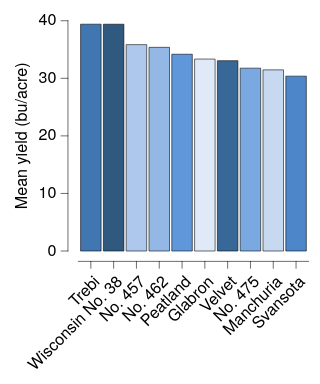

Vega-Lite specification stored for this chart:
### Vega-Lite specification from a JSON file in a GitHub repository (floating-point values rounded to 4 significant figures)
{"background": null, "config": {"arc": {"fill": "#DBDBDB", "fillOpacity": 1.0, "innerRadius": 25.0, "padAngle": 0.03, "stroke": "black", "strokeOpacity": 1, "strokeWidth": 0.25}, "area": {"fill": "#DBDBDB", "fillOpacity": 1.0, "stroke": "black", "strokeOpacity": 1, "strokeWidth": 0.25}, "axis": {"domain": true, "domainCap": "round", "domainColor": "black", "domainWidth": 0.25, "grid": false, "gridCap": "round", "gridColor": "#F1F1F1", "gridDash": [0, 0], "gridOpacity": 1.0, "gridWidth": 0.25, "labelColor": "black", "labelFont": "Helvetica Neue, HelveticaNeue, Helvetica, Arial, sans-serif", "labelFontSize": 7, "labelFontStyle": "normal", "labelFontWeight": 400, "offset": 4.5, "ticks": true, "tickCap": "round", "tickColor": "black", "tickRound": false, "tickSize": 3, "tickWidth": 0.25, "titleColor": "black", "titleFont": "Helvetica Neue, HelveticaNeue, Helvetica, Arial, sans-serif", "titleFontSize": 7, "titleFontStyle": "normal", "titleFontWeight": 400}, "axisX": {"domain": true, "labelAlign": "right", "labelAngle": 315, "labels": true, "ticks": true, "translate": 0}, "axisY": {"domain": true, "labelAlign": "right", "labelAngle": 0, "labels": true, "ticks": true, "translate": 0}, "axisRight": {"domain": true, "labelAlign": "left", "labelAngle": 0, "labels": true, "ticks": true, "translate": 0}, "axisTop": {"domain": true, "labelAlign": "left", "labelAngle": 45, "labels": true, "ticks": true, "translate": 0}, "axisBand": {"tickOffset": 0}, "bar": {"fill": "#DBDBDB", "fillOpacity": 1.0, "stroke": "black", "strokeOpacity": 1, "strokeWidth": 0.25}, "boxplot": {"size": 9.0, "ticks": {"cornerRadius": 0.25, "fill": "black", "opacity": 1, "size": 4.5, "thickness": 0.25}, "box": {"fillOpacity": 1.0, "stroke": "black", "strokeOpacity": 1, "strokeWidth": 0.25}, "median": {"cornerRadius": 0, "fill": "black", "fillOpacity": 1.0, "opacity": 1, "size": 9.0, "thickness": 0.25}, "rule": {"fill": "black", "fillOpacity": 1.0, "size": 10.0, "stroke": "black", "strokeDash": [0, 0], "strokeOpacity": 1, "strokeWidth": 0.25}, "outliers": {"color": "black", "fill": "black", "fillOpacity": 1.0, "size": 0, "stroke": "black", "strokeOpacity": 1, "strokeWidth": 0.25}}, "circle": {"fill": "black", "fillOpacity": 1.0, "size": 1.25, "stroke": null, "strokeOpacity": 1, "strokeWidth": 0.25}, "errorband": {"band": {"fillOpacity": 0.6, "stroke": null, "strokeWidth": 0.25, "strokeOpacity": 1}, "borders": {"opacity": 0, "strokeOpacity": 0.25, "strokeWidth": 1}}, "errorbar": {"opacity": 1, "rule": {"strokeDash": [0, 0], "strokeWidth": 0.25}, "ticks": {"color": "black", "cornerRadius": 0.125, "opacity": 1, "size": 6.0, "thickness": 0.25}, "thickness": 0.25}, "font": "Helvetica Neue, HelveticaNeue, Helvetica, Arial, sans-serif", "geoshape": {"fill": "#DBDBDB", "fillOpacity": 1.0, "stroke": "black", "strokeOpacity": 1, "strokeWidth": 0.25}, "header": {"labelColor": "black", "labelFont": "Helvetica Neue, HelveticaNeue, Helvetica, Arial, sans-serif", "labelFontSize": 7, "labelFontStyle": "normal", "labelFontWeight": 400, "titleColor": "black", "titleFont": "Helvetica Neue, HelveticaNeue, Helvetica, Arial, sans-serif", "titleFontSize": 7, "titleFontStyle": "normal", "titleFontWeight": 400, "titlePadding": 0}, "legend": {"disable": false, "offset": 4.5, "titlePadding": 4, "labelOffset": 2, "gradientLabelOffset": 2, "gradientLength": 50.0, "gradientThickness": 5.0, "gradientOpacity": 1.0, "gradientStrokeColor": "black", "gradientStrokeWidth": 0.25, "labelColor": "black", "labelFont": "Helvetica Neue, HelveticaNeue, Helvetica, Arial, sans-serif", "labelFontSize": 7, "labelFontStyle": "normal", "labelFontWeight": 400, "strokeColor": "black", "strokeWidth": 0, "symbolSize": 42, "symbolStrokeColor": "black", "symbolStrokeWidth": 0.25, "titleColor": "black", "titleFont": "Helvetica Neue, HelveticaNeue, Helvetica, Arial, sans-serif", "titleFontSize": 7, "titleFontStyle": "normal", "titleFontWeight": 400}, "line": {"color": "black", "stroke": "black", "strokeCap": "butt", "strokeDash": [0, 0], "strokeOpacity": 1, "strokeWidth": 0.5}, "point": {"filled": true, "fill": "#DBDBDB", "fillOpacity": 1.0, "size": 5.0, "stroke": "black", "strokeOpacity": 1, "strokeWidth": 0.25}, "range": {"category": ["#DFE9F7", "#C6D9F1", "#ADC8EC", "#94B8E6", "#7AA8E0", "#6097DA", "#4D87CA", "#4177B1", "#386898", "#2F597F", "#264A69", "#1D3A58"], "diverging": {"scheme": ["#DFE9F7", "#C6D9F1", "#ADC8EC", "#94B8E6", "#7AA8E0", "#6097DA", "#4D87CA", "#4177B1", "#386898", "#2F597F", "#264A69", "#1D3A58"]}, "heatmap": {"scheme": ["#DFE9F7", "#C6D9F1", "#ADC8EC", "#94B8E6", "#7AA8E0", "#6097DA", "#4D87CA", "#4177B1", "#386898", "#2F597F", "#264A69", "#1D3A58"]}, "ordinal": {"scheme": ["#DFE9F7", "#C6D9F1", "#ADC8EC", "#94B8E6", "#7AA8E0", "#6097DA", "#4D87CA", "#4177B1", "#386898", "#2F597F", "#264A69", "#1D3A58"]}, "ramp": {"scheme": ["#DFE9F7", "#C6D9F1", "#ADC8EC", "#94B8E6", "#7AA8E0", "#6097DA", "#4D87CA", "#4177B1", "#386898", "#2F597F", "#264A69", "#1D3A58"]}}, "rule": {"color": "black", "stroke": "black", "strokeCap": "round", "strokeDash": [2, 2], "strokeOpacity": 1, "strokeWidth": 0.25}, "scale": {"bandPaddingInner": 0.1, "bandPaddingOuter": 0.1, "round": false}, "rect": {"fill": "#DBDBDB", "fillOpacity": 1.0, "stroke": "black", "strokeOpacity": 1, "strokeWidth": 0.25}, "square": {"fill": "#DBDBDB", "fillOpacity": 1.0, "size": 10.0, "stroke": "black", "strokeOpacity": 1, "strokeWidth": 0.25}, "text": {"color": "black", "font": "Helvetica Neue, HelveticaNeue, Helvetica, Arial, sans-serif", "fontSize": 7, "fontStyle": "normal", "fontWeight": 400}, "tick": {"color": "black", "cornerRadius": 0.125, "opacity": 1.0, "size": 9.0, "thickness": 0.25}, "title": {"anchor": "middle", "frame": "group", "color": "black", "font": "Helvetica Neue, HelveticaNeue, Helvetica, Arial, sans-serif", "fontSize": 7, "fontStyle": "normal", "fontWeight": 400, "subtitleColor": "black", "subtitleFont": "Helvetica Neue, HelveticaNeue, Helvetica, Arial, sans-serif", "subtitleFontSize": "Helvetica Neue, HelveticaNeue, Helvetica, Arial, sans-serif", "subtitleFontStyle": "normal", "subtitleFontWeight": 400}, "trail": {"color": "black", "opacity": 1, "size": 0.5}, "view": {"continuousWidth": 100, "continuousHeight": 100, "discreteWidth": 100, "discreteHeight": 100, "fill": null, "stroke": null, "strokeWidth": 0.25}}, "data": {"name": "data-9cc0564cb5591205eeeca8d2429dd11b"}, "mark": {"type": "bar"}, "encoding": {"color": {"field": "variety", "legend": null, "type": "nominal"}, "x": {"field": "variety", "sort": "-y", "title": null, "type": "nominal"}, "y": {"aggregate": "mean", "field": "yield", "title": "Mean yield (bu/acre)", "type": "quantitative"}}, "$schema": "https://vega.github.io/schema/vega-lite/v6.4.1.json", "datasets": {"data-9cc0564cb5591205eeeca8d2429dd11b": [{"yield": 27.0, "variety": "Manchuria", "year": 1931, "site": "University Farm"}, {"yield": 48.87, "variety": "Manchuria", "year": 1931, "site": "Waseca"}, {"yield": 27.43, "variety": "Manchuria", "year": 1931, "site": "Morris"}, {"yield": 39.93, "variety": "Manchuria", "year": 1931, "site": "Crookston"}, {"yield": 32.97, "variety": "Manchuria", "year": 1931, "site": "Grand Rapids"}, {"yield": 28.97, "variety": "Manchuria", "year": 1931, "site": "Duluth"}, {"yield": 43.07, "variety": "Glabron", "year": 1931, "site": "University Farm"}, {"yield": 55.2, "variety": "Glabron", "year": 1931, "site": "Waseca"}, {"yield": 28.77, "variety": "Glabron", "year": 1931, "site": "Morris"}, {"yield": 38.13, "variety": "Glabron", "year": 1931, "site": "Crookston"}, {"yield": 29.13, "variety": "Glabron", "year": 1931, "site": "Grand Rapids"}, {"yield": 29.67, "variety": "Glabron", "year": 1931, "site": "Duluth"}, {"yield": 35.13, "variety": "Svansota", "year": 1931, "site": "University Farm"}, {"yield": 47.33, "variety": "Svansota", "year": 1931, "site": "Waseca"}, {"yield": 25.77, "variety": "Svansota", "year": 1931, "site": "Morris"}, {"yield": 40.47, "variety": "Svansota", "year": 1931, "site": "Crookston"}, {"yield": 29.67, "variety": "Svansota", "year": 1931, "site": "Grand Rapids"}, {"yield": 25.7, "variety": "Svansota", "year": 1931, "site": "Duluth"}, {"yield": 39.9, "variety": "Velvet", "year": 1931, "site": "University Farm"}, {"yield": 50.23, "variety": "Velvet", "year": 1931, "site": "Waseca"}, {"yield": 26.13, "variety": "Velvet", "year": 1931, "site": "Morris"}, {"yield": 41.33, "variety": "Velvet", "year": 1931, "site": "Crookston"}, {"yield": 23.03, "variety": "Velvet", "year": 1931, "site": "Grand Rapids"}, {"yield": 26.3, "variety": "Velvet", "year": 1931, "site": "Duluth"}, {"yield": 36.57, "variety": "Trebi", "year": 1931, "site": "University Farm"}, {"yield": 63.83, "variety": "Trebi", "year": 1931, "site": "Waseca"}, {"yield": 43.77, "variety": "Trebi", "year": 1931, "site": "Morris"}, {"yield": 46.93, "variety": "Trebi", "year": 1931, "site": "Crookston"}, {"yield": 29.77, "variety": "Trebi", "year": 1931, "site": "Grand Rapids"}, {"yield": 33.93, "variety": "Trebi", "year": 1931, "site": "Duluth"}, {"yield": 43.27, "variety": "No. 457", "year": 1931, "site": "University Farm"}, {"yield": 58.1, "variety": "No. 457", "year": 1931, "site": "Waseca"}, {"yield": 28.7, "variety": "No. 457", "year": 1931, "site": "Morris"}, {"yield": 45.67, "variety": "No. 457", "year": 1931, "site": "Crookston"}, {"yield": 32.17, "variety": "No. 457", "year": 1931, "site": "Grand Rapids"}, {"yield": 33.6, "variety": "No. 457", "year": 1931, "site": "Duluth"}, {"yield": 36.6, "variety": "No. 462", "year": 1931, "site": "University Farm"}, {"yield": 65.77, "variety": "No. 462", "year": 1931, "site": "Waseca"}, {"yield": 30.37, "variety": "No. 462", "year": 1931, "site": "Morris"}, {"yield": 48.57, "variety": "No. 462", "year": 1931, "site": "Crookston"}, {"yield": 24.93, "variety": "No. 462", "year": 1931, "site": "Grand Rapids"}, {"yield": 28.1, "variety": "No. 462", "year": 1931, "site": "Duluth"}, {"yield": 32.77, "variety": "Peatland", "year": 1931, "site": "University Farm"}, {"yield": 48.57, "variety": "Peatland", "year": 1931, "site": "Waseca"}, {"yield": 29.87, "variety": "Peatland", "year": 1931, "site": "Morris"}, {"yield": 41.6, "variety": "Peatland", "year": 1931, "site": "Crookston"}, {"yield": 34.7, "variety": "Peatland", "year": 1931, "site": "Grand Rapids"}, {"yield": 32.0, "variety": "Peatland", "year": 1931, "site": "Duluth"}, {"yield": 24.67, "variety": "No. 475", "year": 1931, "site": "University Farm"}, {"yield": 46.77, "variety": "No. 475", "year": 1931, "site": "Waseca"}, {"yield": 22.6, "variety": "No. 475", "year": 1931, "site": "Morris"}, {"yield": 44.1, "variety": "No. 475", "year": 1931, "site": "Crookston"}, {"yield": 19.7, "variety": "No. 475", "year": 1931, "site": "Grand Rapids"}, {"yield": 33.07, "variety": "No. 475", "year": 1931, "site": "Duluth"}, {"yield": 39.3, "variety": "Wisconsin No. 38", "year": 1931, "site": "University Farm"}, {"yield": 58.8, "variety": "Wisconsin No. 38", "year": 1931, "site": "Waseca"}, {"yield": 29.47, "variety": "Wisconsin No. 38", "year": 1931, "site": "Morris"}, {"yield": 49.87, "variety": "Wisconsin No. 38", "year": 1931, "site": "Crookston"}, {"yield": 34.47, "variety": "Wisconsin No. 38", "year": 1931, "site": "Grand Rapids"}, {"yield": 31.6, "variety": "Wisconsin No. 38", "year": 1931, "site": "Duluth"}, {"yield": 26.9, "variety": "Manchuria", "year": 1932, "site": "University Farm"}, {"yield": 33.47, "variety": "Manchuria", "year": 1932, "site": "Waseca"}, {"yield": 34.37, "variety": "Manchuria", "year": 1932, "site": "Morris"}, {"yield": 32.97, "variety": "Manchuria", "year": 1932, "site": "Crookston"}, {"yield": 22.13, "variety": "Manchuria", "year": 1932, "site": "Grand Rapids"}, {"yield": 22.57, "variety": "Manchuria", "year": 1932, "site": "Duluth"}, {"yield": 36.8, "variety": "Glabron", "year": 1932, "site": "University Farm"}, {"yield": 37.73, "variety": "Glabron", "year": 1932, "site": "Waseca"}, {"yield": 35.13, "variety": "Glabron", "year": 1932, "site": "Morris"}, {"yield": 26.17, "variety": "Glabron", "year": 1932, "site": "Crookston"}, {"yield": 14.43, "variety": "Glabron", "year": 1932, "site": "Grand Rapids"}, {"yield": 25.87, "variety": "Glabron", "year": 1932, "site": "Duluth"}, {"yield": 27.43, "variety": "Svansota", "year": 1932, "site": "University Farm"}, {"yield": 38.5, "variety": "Svansota", "year": 1932, "site": "Waseca"}, {"yield": 35.03, "variety": "Svansota", "year": 1932, "site": "Morris"}, {"yield": 20.63, "variety": "Svansota", "year": 1932, "site": "Crookston"}, {"yield": 16.63, "variety": "Svansota", "year": 1932, "site": "Grand Rapids"}, {"yield": 22.23, "variety": "Svansota", "year": 1932, "site": "Duluth"}, {"yield": 26.8, "variety": "Velvet", "year": 1932, "site": "University Farm"}, {"yield": 37.4, "variety": "Velvet", "year": 1932, "site": "Waseca"}, {"yield": 38.83, "variety": "Velvet", "year": 1932, "site": "Morris"}, {"yield": 32.07, "variety": "Velvet", "year": 1932, "site": "Crookston"}, {"yield": 32.23, "variety": "Velvet", "year": 1932, "site": "Grand Rapids"}, {"yield": 22.47, "variety": "Velvet", "year": 1932, "site": "Duluth"}, {"yield": 29.07, "variety": "Trebi", "year": 1932, "site": "University Farm"}, {"yield": 49.23, "variety": "Trebi", "year": 1932, "site": "Waseca"}, {"yield": 46.63, "variety": "Trebi", "year": 1932, "site": "Morris"}, {"yield": 41.83, "variety": "Trebi", "year": 1932, "site": "Crookston"}, {"yield": 20.63, "variety": "Trebi", "year": 1932, "site": "Grand Rapids"}, {"yield": 30.6, "variety": "Trebi", "year": 1932, "site": "Duluth"}, {"yield": 26.43, "variety": "No. 457", "year": 1932, "site": "University Farm"}, {"yield": 42.2, "variety": "No. 457", "year": 1932, "site": "Waseca"}, {"yield": 43.53, "variety": "No. 457", "year": 1932, "site": "Morris"}, {"yield": 34.33, "variety": "No. 457", "year": 1932, "site": "Crookston"}, {"yield": 19.47, "variety": "No. 457", "year": 1932, "site": "Grand Rapids"}, {"yield": 22.7, "variety": "No. 457", "year": 1932, "site": "Duluth"}, {"yield": 25.57, "variety": "No. 462", "year": 1932, "site": "University Farm"}, {"yield": 44.7, "variety": "No. 462", "year": 1932, "site": "Waseca"}, {"yield": 47.0, "variety": "No. 462", "year": 1932, "site": "Morris"}, {"yield": 30.53, "variety": "No. 462", "year": 1932, "site": "Crookston"}, {"yield": 19.9, "variety": "No. 462", "year": 1932, "site": "Grand Rapids"}, {"yield": 22.5, "variety": "No. 462", "year": 1932, "site": "Duluth"}, {"yield": 28.07, "variety": "Peatland", "year": 1932, "site": "University Farm"}, {"yield": 36.03, "variety": "Peatland", "year": 1932, "site": "Waseca"}, {"yield": 43.2, "variety": "Peatland", "year": 1932, "site": "Morris"}, {"yield": 25.23, "variety": "Peatland", "year": 1932, "site": "Crookston"}, {"yield": 26.77, "variety": "Peatland", "year": 1932, "site": "Grand Rapids"}, {"yield": 31.37, "variety": "Peatland", "year": 1932, "site": "Duluth"}, {"yield": 30.0, "variety": "No. 475", "year": 1932, "site": "University Farm"}, {"yield": 41.27, "variety": "No. 475", "year": 1932, "site": "Waseca"}, {"yield": 44.23, "variety": "No. 475", "year": 1932, "site": "Morris"}, {"yield": 32.13, "variety": "No. 475", "year": 1932, "site": "Crookston"}, {"yield": 15.23, "variety": "No. 475", "year": 1932, "site": "Grand Rapids"}, {"yield": 27.37, "variety": "No. 475", "year": 1932, "site": "Duluth"}, {"yield": 38.0, "variety": "Wisconsin No. 38", "year": 1932, "site": "University Farm"}, {"yield": 58.17, "variety": "Wisconsin No. 38", "year": 1932, "site": "Waseca"}, {"yield": 47.17, "variety": "Wisconsin No. 38", "year": 1932, "site": "Morris"}, {"yield": 35.9, "variety": "Wisconsin No. 38", "year": 1932, "site": "Crookston"}, {"yield": 20.67, "variety": "Wisconsin No. 38", "year": 1932, "site": "Grand Rapids"}, {"yield": 29.33, "variety": "Wisconsin No. 38", "year": 1932, "site": "Duluth"}]}}
